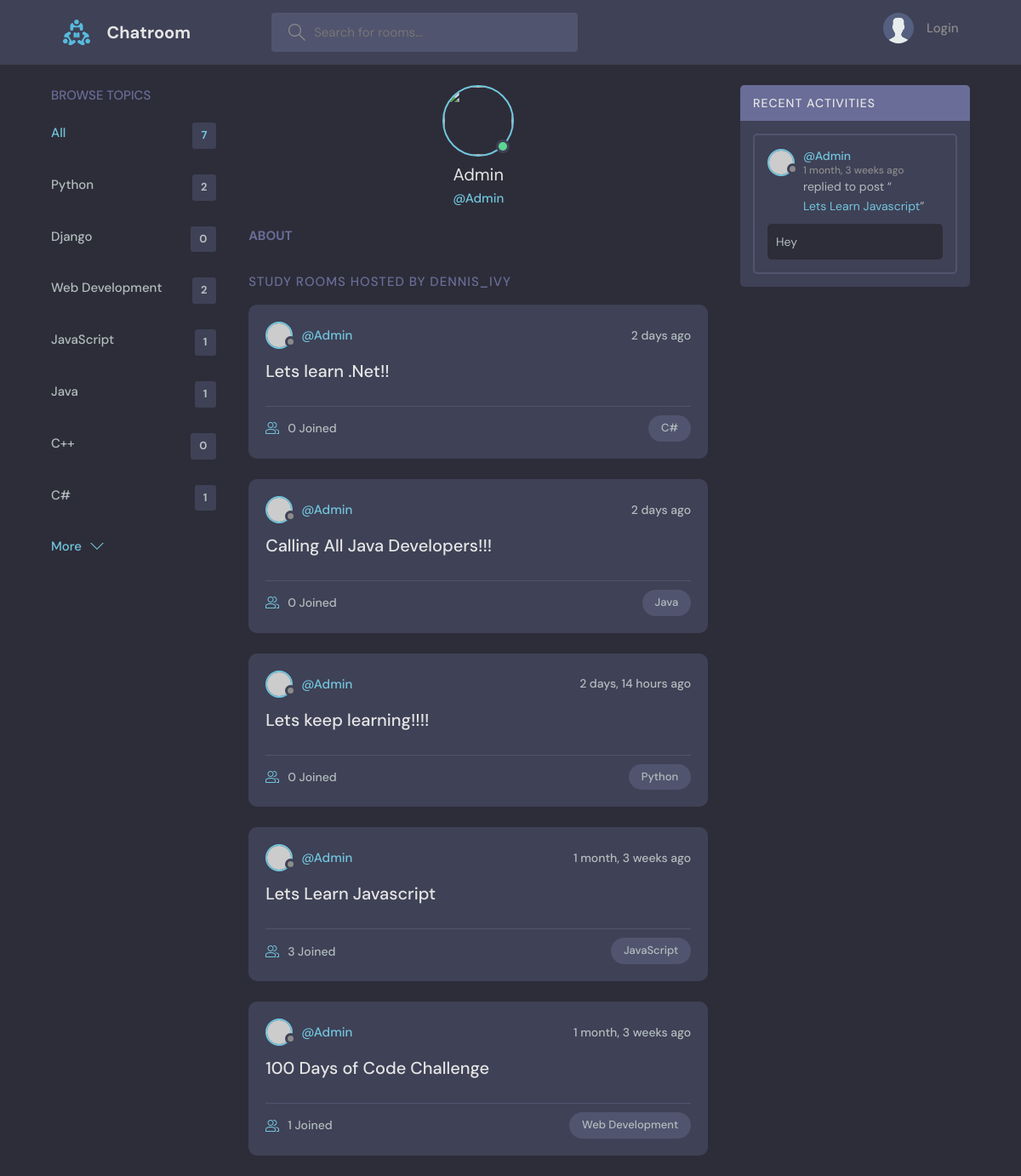
The app's page /profile/1/, older data.
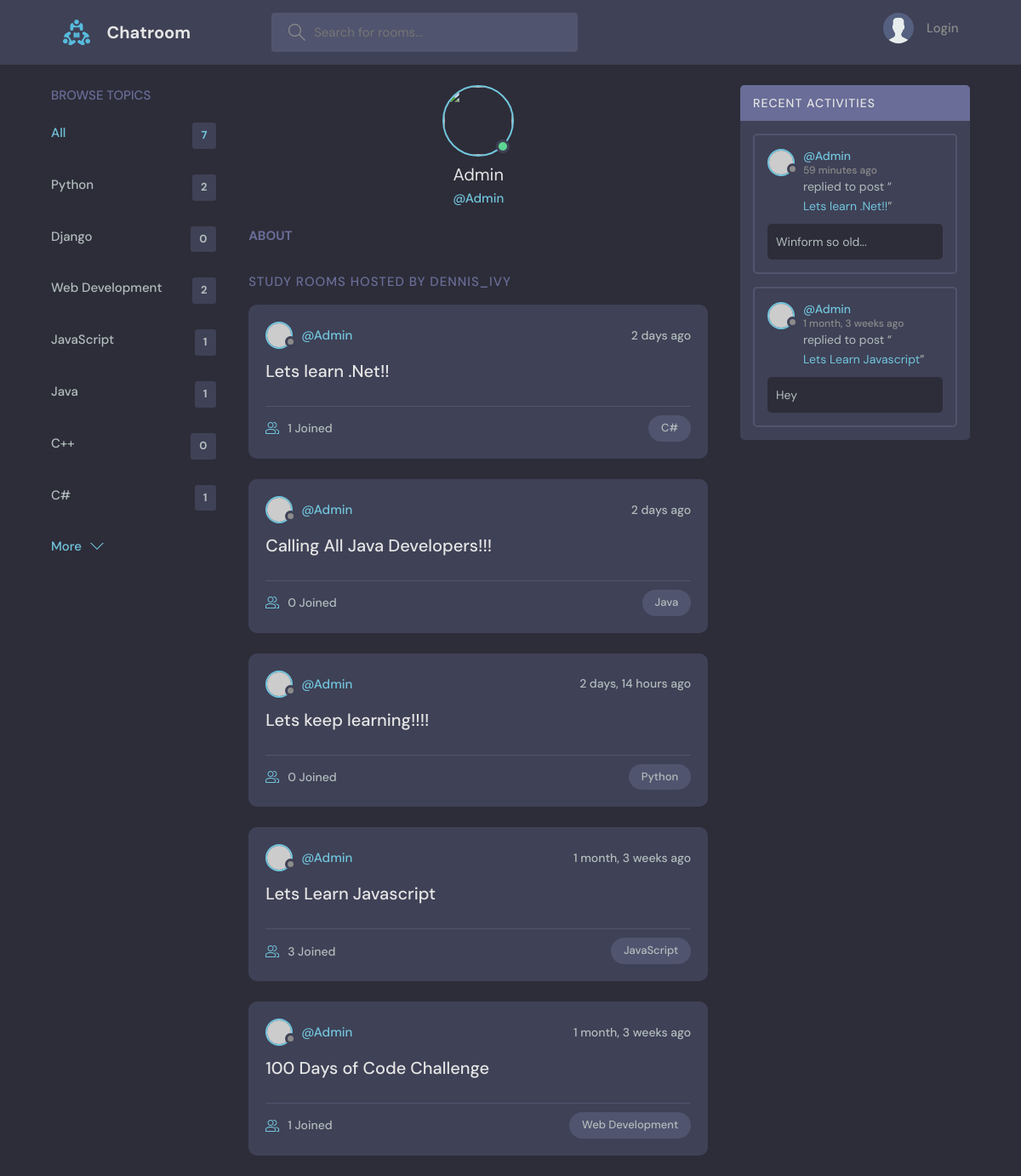
The same page, newer data.
### base/models.py (models this page shows, shortened)
class Topic(models.Model):
    name = models.CharField(max_length=200)

class Room(models.Model):
    host = models.ForeignKey(User, on_delete=models.SET_NULL, null=True)
    topic = models.ForeignKey(Topic, on_delete=models.SET_NULL, null=True)
    name= models.CharField(max_length=200) # Meaning this can't be blank
    description = models.TextField(null=True, blank=True)
    participants = models.ManyToManyField(User,related_name='participants', blank=True)
    updated = models.DateTimeField(auto_now=True)
    created = models.DateTimeField(auto_now_add=True)
    class Meta:
        ordering = ['-updated', '-created']
    def __str__(self):
        return self.name  #This will return name

class Message(models.Model):
     user = models.ForeignKey(User, on_delete=models.CASCADE)
     room = models.ForeignKey(Room, on_delete=models.CASCADE)
     body = models.TextField()
     updated = models.DateTimeField(auto_now=True)
     created = models.DateTimeField(auto_now_add=True)
     class Meta:
        ordering = ['-updated', '-created']
     def __str__(self):
         return self.body[0:50] # for the first 50 characters

### base/views.py (the view)
# urls.py: path('profile/<str:pk>/', views.userProfile, name="user-profile"),
def userProfile(request, pk):
    user = User.objects.get(id=pk)
    rooms = user.room_set.all()
    room_messages = user.message_set.all()
    topics = Topic.objects.all()
    context = {'user': user, 'rooms': rooms, 'room_messages': room_messages,
    'topics': topics}
    return render(request, 'base/profile.html', context)

### base/templates/base/profile.html (shortened to what this page needs)
{% extends 'main.html' %}
{% block content %}
<main class="profile-page layout layout--3">
  <div class="container">
    {% include 'base/topics_component.html' %}
    <div class="roomList">
      <div class="profile">
        <div class="profile__avatar">
          <div class="avatar avatar--large active">
            <img src="{{user.avatar.url}}" />
          </div>
        </div>
        <div class="profile__info">
          <h3>{{user.username}}</h3>
          <p>@{{user.username}}</p>
        </div>
        <div class="profile__about">
          <h3>About</h3>
        </div>
      </div>
      <div class="roomList__header">
        <div>
          <h2>Study Rooms Hosted by dennis_ivy</a>
          </h2>
        </div>
      </div>
      {% include 'base/feed_component.html' %}
    </div>
    {% include 'base/activity_component.html' %}
  </div>
</main>
{% endblock content %}

### base/templates/base/topics_component.html
<div class="topics">
    <div class="topics__header">
      <h2>Browse Topics</h2>
    </div>
    <ul class="topics__list">
      <li>
        <a href="{% url 'home' %}" class="active">All <span>{{topics.count}}</span></a>
      </li>
      {% for topic in topics %}
      <li>
        <a href="{% url 'home' %}?q={{topic.name}}">{{topic.name}} <span>{{topic.room_set.all.count}}</span></a>
      </li>
      {% endfor %}
    </ul>
    <a class="btn btn--link" href="topics.html">
      More
      <svg version="1.1" xmlns="http://www.w3.org/2000/svg" width="32" height="32" viewBox="0 0 32 32">
        <title>chevron-down</title>
        <path d="M16 21l-13-13h-3l16 16 16-16h-3l-13 13z"></path>
      </svg>
    </a>
  </div>

### base/templates/base/feed_component.html (shortened to what this page needs)
{% for room in rooms %}
<div class="roomListRoom">
    <div class="roomListRoom__header">
      <a href="{% url 'user-profile' room.host.id %}" class="roomListRoom__author">
        <div class="avatar avatar--small">
          <img src="https://randomuser.me/api/portraits/women/11.jpg" />
        </div>
        <span>@{{room.host.username}}</span>
      </a>
      <div class="roomListRoom__actions">
        <span>{{room.created|timesince}} ago</span>
      </div>
    </div>
    <div class="roomListRoom__content">
      <a href="{% url 'rooms' room.id %}">{{room.name}}</a>
    </div>
    <div class="roomListRoom__meta">
      <a href="{% url 'rooms' room.id %}" class="roomListRoom__joined">
        {{room.participants.all.count}} Joined
      </a>
      <p class="roomListRoom__topic">{{room.topic.name}}</p>
    </div>
  </div>
  {% endfor %}

### base/templates/base/activity_component.html (shortened to what this page needs)
<div class="activities">
    <div class="activities__header">
      <h2>Recent Activities</h2>
    </div>
    {% for message in room_messages %}
    <div class="activities__box">
      <div class="activities__boxHeader roomListRoom__header">
        <a href="{% url 'user-profile' message.user.id %}" class="roomListRoom__author">
          <div class="avatar avatar--small">
            <img src="https://randomuser.me/api/portraits/women/11.jpg" />
          </div>
          <p>
            @{{message.user}}
            <span>{{message.created|timesince}} ago</span>
          </p>
        </a>
      </div>
      <div class="activities__boxContent">
        <p>replied to post “<a href="{% url 'rooms' message.room.id %}">{{message.room}}</a>”</p>
        <div class="activities__boxRoomContent">
          {{message.body}}
        </div>
      </div>
    </div>
    {% endfor %}
  </div>

Row changes from the older to the newer data that the page shows:
computed for Room "Lets learn .Net!!": participants.all.count "0" → "1"
added Message: user "Admin", created "59 minutes", room "Lets learn .Net!!", body "Winform so old..."
